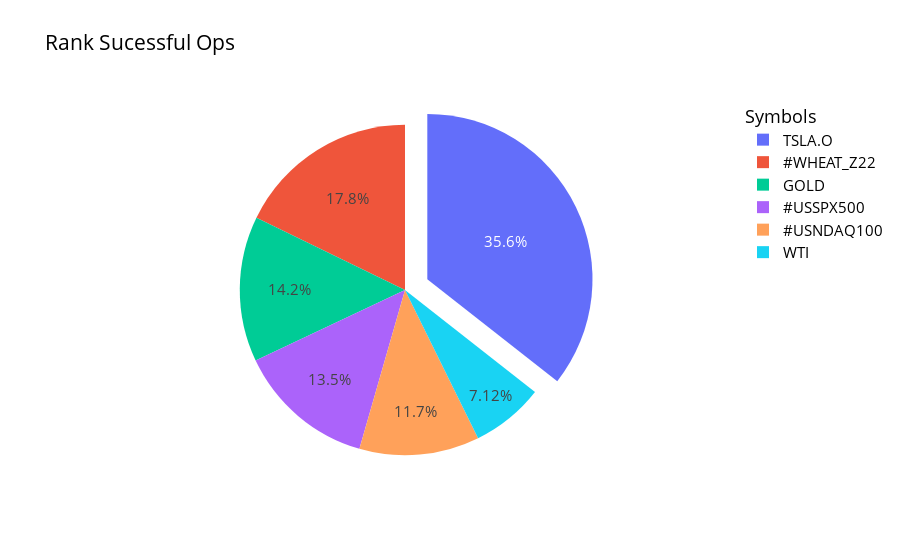

This figure's notebook cell:
### Code cell
# Ponderacion operaciones ganadoras, MAOC
vs.plot_pie_graph(dt.df_2_tabla_m)

### Figure 1 — Plotly figure (JSON) as saved in the notebook; plotly's stock layout.template omitted (floating-point values rounded to 4 significant figures)
{"data": [{"labels": ["TSLA.O", "#WHEAT_Z22", "GOLD", "#USSPX500", "#USNDAQ100", "WTI"], "pull": [0.15, 0, 0, 0], "type": "pie", "values": [1, 0.5, 0.4, 0.38, 0.33, 0.2]}], "layout": {"font": {"color": "black", "size": 15}, "legend": {"title": {"text": "Symbols"}}, "title": {"text": "Rank Sucessful Ops"}}}
